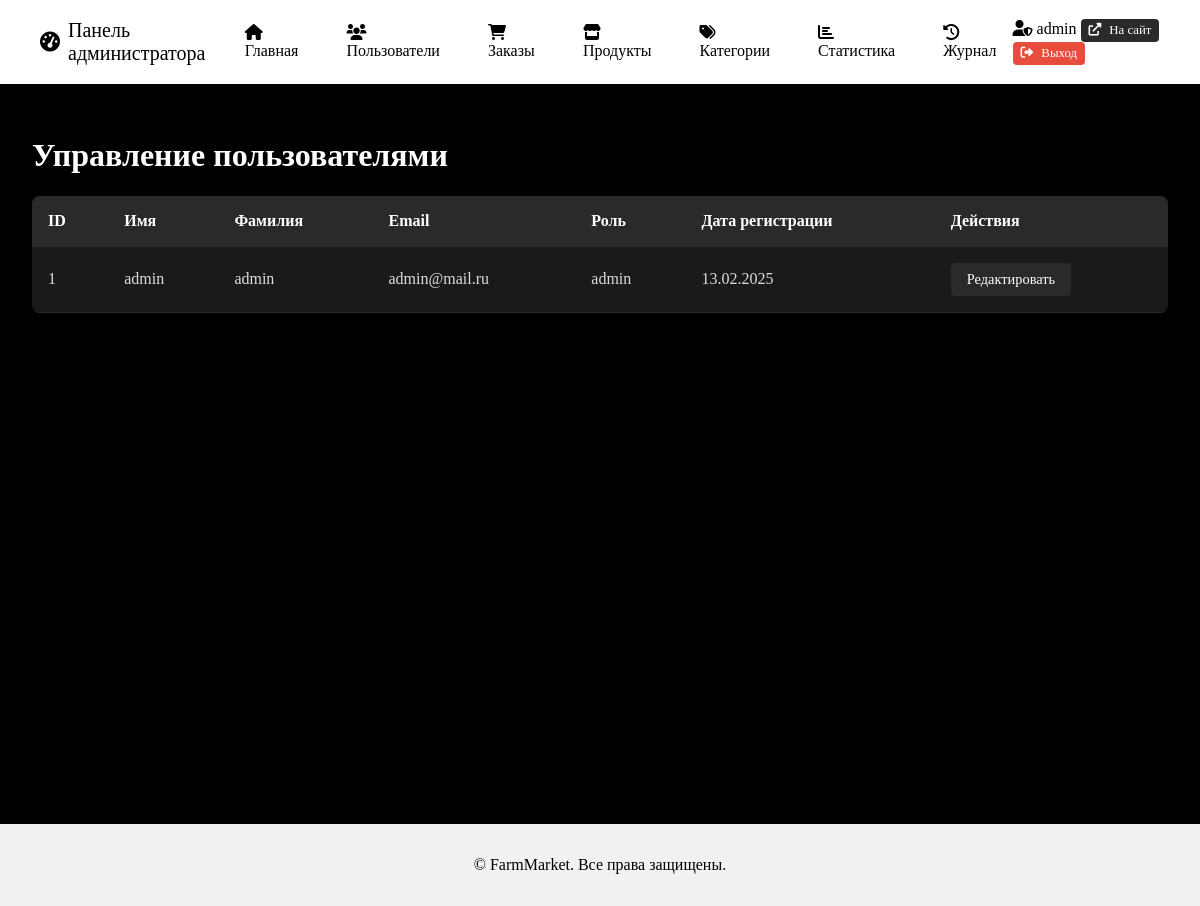
Screenshot of /users (signed in) with the database file from the repository.
### application/db.py (models this page shows, shortened)
class User(db.Model, UserMixin):
    id = db.Column(db.Integer, primary_key=True)
    name = db.Column(db.String(150), nullable=True)
    surname = db.Column(db.String(150), nullable=True)
    email = db.Column(db.String(150), nullable=True, unique=True)
    password_hash = db.Column(db.String(150), nullable=True)
    role = db.Column(db.String(100), default='user') # roles: user, seller, admin
    created_at = db.Column(db.DateTime, default=datetime.now())
    @property
    def password(self):
        raise AttributeError('Password is not a readable attribute')

### application/views.py (the view)
@app.route('/users')
@role_required('admin')
def users_list():
    users = User.query.all()
    return render_template('admin/users_list.html', users=users)

### application/app.py (called while the page is built)
@login_manager.user_loader
def load_user(user_id):
    from application.db import User
    return User.query.get(int(user_id))

### application/utils.py (called while the page is built)
def role_required(role):
    def decorator(f):
        @wraps(f)
        def decorated_function(*args, **kwargs):
            if not current_user.is_authenticated or current_user.role != role:
                flash('У вас нет доступа к этой странице!', 'danger')
                return redirect(url_for('index'))
            return f(*args, **kwargs)
        return decorated_function
    return decorator

### templates/admin/users_list.html (shortened to what this page needs)
{% extends 'admin/base.html' %}
{% block admin_content %}
<div class="page-header">
    <h1>Управление пользователями</h1>
</div>
<div class="users-list">
    <table class="admin-table">
        <thead>
            <tr>
                <th>ID</th>
                <th>Имя</th>
                <th>Фамилия</th>
                <th>Email</th>
                <th>Роль</th>
                <th>Дата регистрации</th>
                <th>Действия</th>
            </tr>
        </thead>
        <tbody>
            {% for user in users %}
            <tr>
                <td>{{ user.id }}</td>
                <td>{{ user.name }}</td>
                <td>{{ user.surname }}</td>
                <td>{{ user.email }}</td>
                <td>{{ user.role }}</td>
                <td>{{ user.created_at.strftime('%d.%m.%Y') }}</td>
                <td>
                    <a href="{{ url_for('user_edit', id=user.id) }}" class="btn btn-secondary">Редактировать</a>
                </td>
            </tr>
            {% endfor %}
        </tbody>
    </table>
</div>
{% endblock %}

### templates/admin/base.html (shortened to what this page needs)
<!DOCTYPE html>
<html>
    {% block head %}
      <link rel="stylesheet" href="{{ url_for('static', filename='admin.css') }}" />
        <link rel="stylesheet" href="https://cdnjs.cloudflare.com/ajax/libs/font-awesome/6.0.0/css/all.min.css">
    {% endblock %}
  <body>
    {% block navbar %}
      <nav class="admin-navbar">
        <div class="container">
          <div class="admin-nav-brand">
            <a href="{{ url_for('admin.index') }}">
              <i class="fas fa-tachometer-alt"></i>
              Панель администратора
            </a>
          </div>
          <div class="admin-nav-links">
            <a href="{{ url_for('admin_panel.index') }}" class="nav-link {% if request.endpoint == 'admin_panel.index' %}active{% endif %}"><i class="fas fa-home"></i> Главная</a>
            <a href="{{ url_for('users_list') }}" class="nav-link {% if request.endpoint == 'users_list' %}active{% endif %}"><i class="fas fa-users"></i> Пользователи</a>
            <a href="{{ url_for('orders_list') }}" class="nav-link {% if request.endpoint == 'orders_list' %}active{% endif %}"><i class="fas fa-shopping-cart"></i> Заказы</a>
            <a href="{{ url_for('products_list') }}" class="nav-link {% if request.endpoint == 'products_list' %}active{% endif %}"><i class="fas fa-store"></i> Продукты</a>
            <a href="{{ url_for('categories_list') }}" class="nav-link {% if request.endpoint == 'categories_list' %}active{% endif %}"><i class="fas fa-tags"></i> Категории</a>
            <a href="{{ url_for('admin_panel.stats') }}" class="nav-link {% if request.endpoint == 'admin_panel.stats' %}active{% endif %}"><i class="fas fa-chart-bar"></i> Статистика</a>
            <a href="{{ url_for('admin_panel.activity_log') }}" class="nav-link {% if request.endpoint == 'admin_panel.activity_log' %}active{% endif %}"><i class="fas fa-history"></i> Журнал</a>
          </div>
          <div class="admin-nav-user">
            <span class="user-info">
              <i class="fas fa-user-shield"></i>
              {{ current_user.name }}
            </span>
            <a href="{{ url_for('index') }}" class="btn btn-secondary btn-sm"><i class="fas fa-external-link-alt"></i> На сайт</a>
            <a href="{{ url_for('logout') }}" class="btn btn-danger btn-sm"><i class="fas fa-sign-out-alt"></i> Выход</a>
          </div>
        </div>
      </nav>
    {% endblock %}
    {% block content %}
      <div class="admin-container">
        <div class="admin-content">
          {% block admin_content %}
          {% endblock %}
        </div>
      </div>
    {% endblock %}
    {% block footer %}
      <footer class="admin-footer">
        <div class="container">
          <p>&copy; {{ current_year }} FarmMarket. Все права защищены.</p>
        </div>
      </footer>
    {% endblock %}
  </body>
</html>

### static/admin.css (style rules this page uses)
body { background-color: #0a0a0a; margin: 0; padding: 0; }
.admin-container { background-color: #0a0a0a; }
.admin-content { background-color: #0a0a0a; }
.admin-table { width: 100%; border-collapse: collapse; margin: 1rem 0; background: #1a1a1a; border-radius: 8px; overflow: hidden; }
.admin-table th, .admin-table td { padding: 1rem; text-align: left; border-bottom: 1px solid #2a2a2a; }
.admin-table th { background: #2a2a2a; color: #fff; font-weight: 600; }
.admin-table td { color: #ddd; }
.btn { display: inline-flex; align-items: center; gap: 0.5rem; padding: 0.5rem 1rem; border-radius: 4px; border: none; font-size: 0.9rem; cursor: pointer; transition: all 0.3s ease; text-decoration: none; }
.btn-secondary { background: #2a2a2a; color: #fff; }
.btn-danger { background: #e74c3c; color: #fff; }
.btn-sm { padding: 0.25rem 0.5rem; font-size: 0.8rem; }
.admin-container { display: flex; min-height: calc(100vh - 60px); }
.admin-content { flex-grow: 1; padding: 2rem; background: var(--content-bg, #000); color: #fff; }
.admin-navbar { background: var(--navbar-bg, #ffffff); padding: 1rem 0; color: #000000; }
.admin-navbar .container { display: flex; align-items: center; justify-content: space-between; color: #000000; }
.admin-nav-brand a { margin-left: 40px; color: #000000; font-size: 1.25rem; text-decoration: none; display: flex; align-items: center; gap: 0.5rem; }
.admin-nav-links { display: flex; color: #000000; gap: 1rem; }
.admin-nav-links .nav-link { color: rgba(255, 255, 255, 0.8); text-decoration: none; padding: 0.5rem 1rem; border-radius: 4px; transition: all 0.3s ease; color: #000000; }
.admin-nav-links .nav-link:hover, .admin-nav-links .nav-link.active { color: #000000; background: rgba(255, 255, 255, 0.1); }
.admin-footer { background: var(--footer-bg, #f1f1f1); color: #000; padding: 1rem 0; text-align: center; }

### templates/admin/base.html (style rules this page uses)
nav { background-color: #fff; }

### rows the page displays
User: name "admin", id "1", surname "admin", email "admin@mail.ru", role "admin", created_at "13.02.2025"
